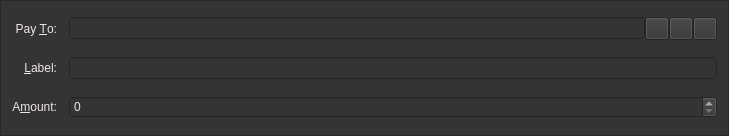
<?xml version="1.0" encoding="UTF-8"?>
<ui version="4.0">
 <class>SendCoinsEntry</class>
 <widget class="QFrame" name="SendCoinsEntry">
  <property name="geometry">
   <rect>
    <x>0</x>
    <y>0</y>
    <width>729</width>
    <height>136</height>
   </rect>
  </property>
  <property name="windowTitle">
   <string>Form</string>
  </property>
  <property name="styleSheet">
   <string notr="true">background:rgb(52,52,52);color:rgb(238,229,233);</string>
  </property>
  <property name="frameShape">
   <enum>QFrame::StyledPanel</enum>
  </property>
  <property name="frameShadow">
   <enum>QFrame::Sunken</enum>
  </property>
  <layout class="QGridLayout" name="gridLayout">
   <property name="spacing">
    <number>12</number>
   </property>
   <item row="5" column="0">
    <widget class="QLabel" name="label">
     <property name="text">
      <string>A&amp;mount:</string>
     </property>
     <property name="alignment">
      <set>Qt::AlignRight|Qt::AlignTrailing|Qt::AlignVCenter</set>
     </property>
     <property name="buddy">
      <cstring>payAmount</cstring>
     </property>
    </widget>
   </item>
   <item row="3" column="0">
    <widget class="QLabel" name="label_2">
     <property name="text">
      <string>Pay &amp;To:</string>
     </property>
     <property name="alignment">
      <set>Qt::AlignRight|Qt::AlignTrailing|Qt::AlignVCenter</set>
     </property>
     <property name="buddy">
      <cstring>payTo</cstring>
     </property>
    </widget>
   </item>
   <item row="5" column="1">
    <widget class="BitcoinAmountField" name="payAmount"/>
   </item>
   <item row="4" column="1">
    <layout class="QHBoxLayout" name="horizontalLayout_2">
     <property name="spacing">
      <number>0</number>
     </property>
     <item>
      <widget class="QValidatedLineEdit" name="addAsLabel">
       <property name="enabled">
        <bool>true</bool>
       </property>
       <property name="toolTip">
        <string>Enter a label for this address to add it to your address book</string>
       </property>
      </widget>
     </item>
    </layout>
   </item>
   <item row="4" column="0">
    <widget class="QLabel" name="label_4">
     <property name="text">
      <string>&amp;Label:</string>
     </property>
     <property name="alignment">
      <set>Qt::AlignRight|Qt::AlignTrailing|Qt::AlignVCenter</set>
     </property>
     <property name="buddy">
      <cstring>addAsLabel</cstring>
     </property>
    </widget>
   </item>
   <item row="3" column="1">
    <layout class="QHBoxLayout" name="payToLayout">
     <property name="spacing">
      <number>0</number>
     </property>
     <item>
      <widget class="QValidatedLineEdit" name="payTo">
       <property name="toolTip">
        <string>The address to send the payment to  (e.g. 4Zo1ga6xuKuQ7JV7M9rGDoxdbYwV5zgQJ5)</string>
       </property>
       <property name="maxLength">
        <number>34</number>
       </property>
      </widget>
     </item>
     <item>
      <widget class="QToolButton" name="addressBookButton">
       <property name="toolTip">
        <string>Choose address from address book</string>
       </property>
       <property name="text">
        <string/>
       </property>
       <property name="icon">
        <iconset>
         <normaloff>:/icons/address-book</normaloff>:/icons/address-book</iconset>
       </property>
       <property name="shortcut">
        <string>Alt+A</string>
       </property>
      </widget>
     </item>
     <item>
      <widget class="QToolButton" name="pasteButton">
       <property name="toolTip">
        <string>Paste address from clipboard</string>
       </property>
       <property name="text">
        <string/>
       </property>
       <property name="icon">
        <iconset>
         <normaloff>:/icons/editpaste</normaloff>:/icons/editpaste</iconset>
       </property>
       <property name="shortcut">
        <string>Alt+P</string>
       </property>
      </widget>
     </item>
     <item>
      <widget class="QToolButton" name="deleteButton">
       <property name="toolTip">
        <string>Remove this recipient</string>
       </property>
       <property name="text">
        <string/>
       </property>
       <property name="icon">
        <iconset>
         <normaloff>:/icons/remove</normaloff>:/icons/remove</iconset>
       </property>
      </widget>
     </item>
    </layout>
   </item>
  </layout>
 </widget>
 <customwidgets>
  <customwidget>
   <class>QValidatedLineEdit</class>
   <extends>QLineEdit</extends>
   <header>qvalidatedlineedit.h</header>
  </customwidget>
  <customwidget>
   <class>BitcoinAmountField</class>
   <extends>QSpinBox</extends>
   <header>bitcoinamountfield.h</header>
   <container>1</container>
  </customwidget>
 </customwidgets>
 <resources>
  <include location="../bitcoin.qrc"/>
 </resources>
 <connections/>
</ui>
